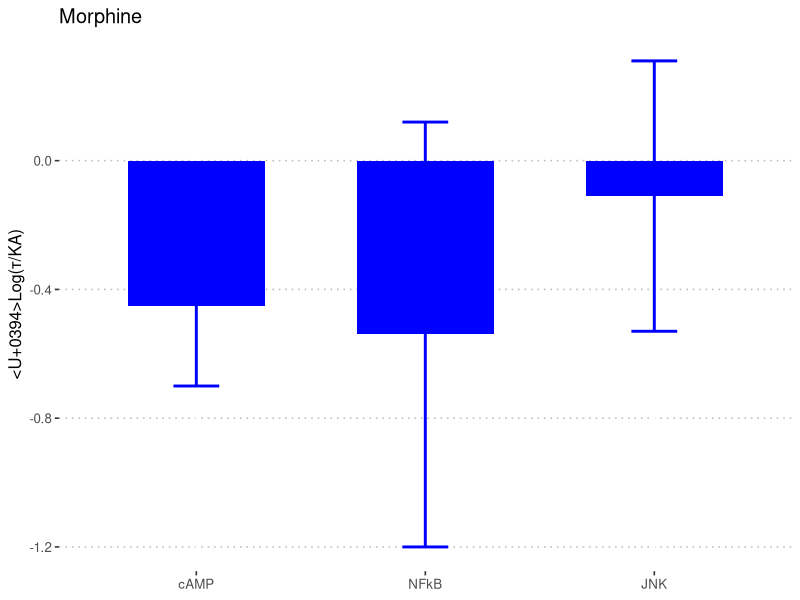
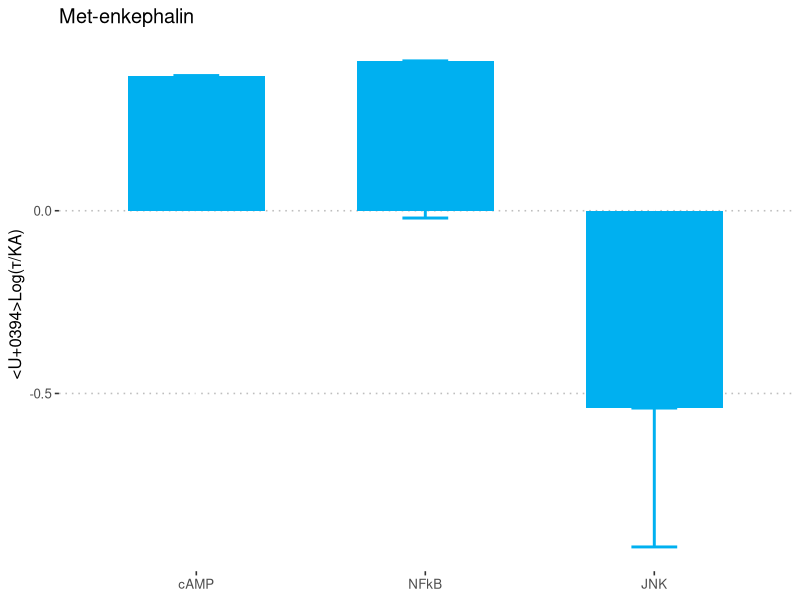
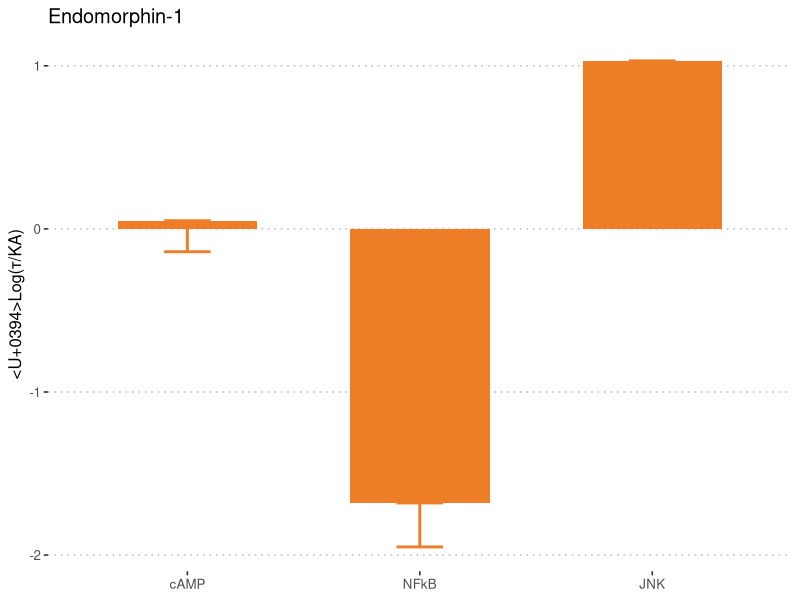
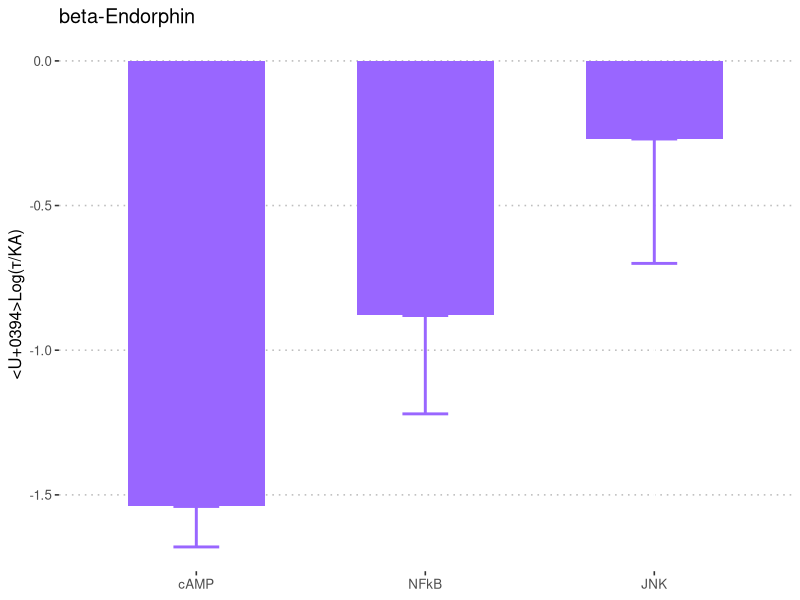
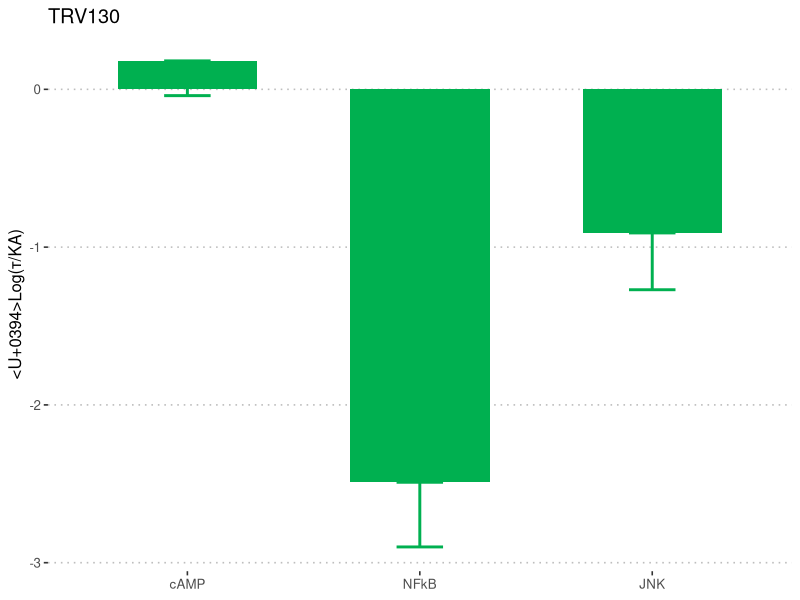
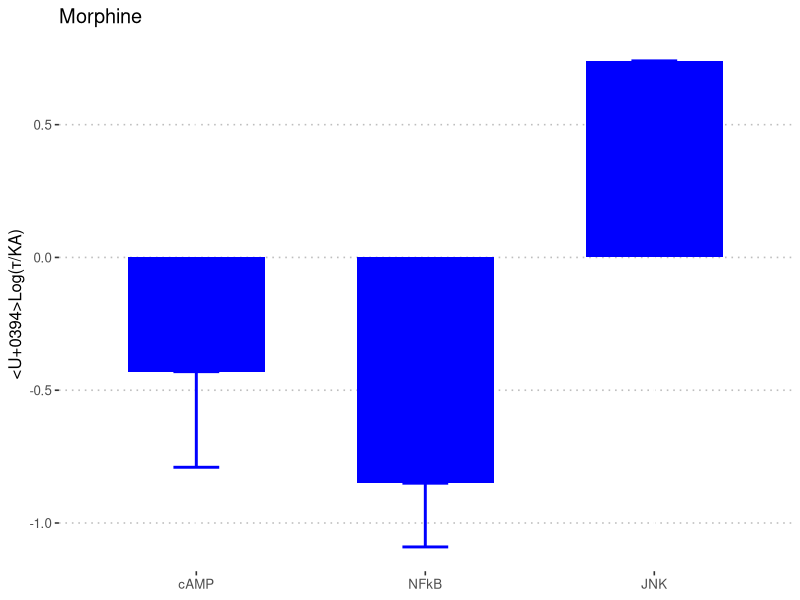
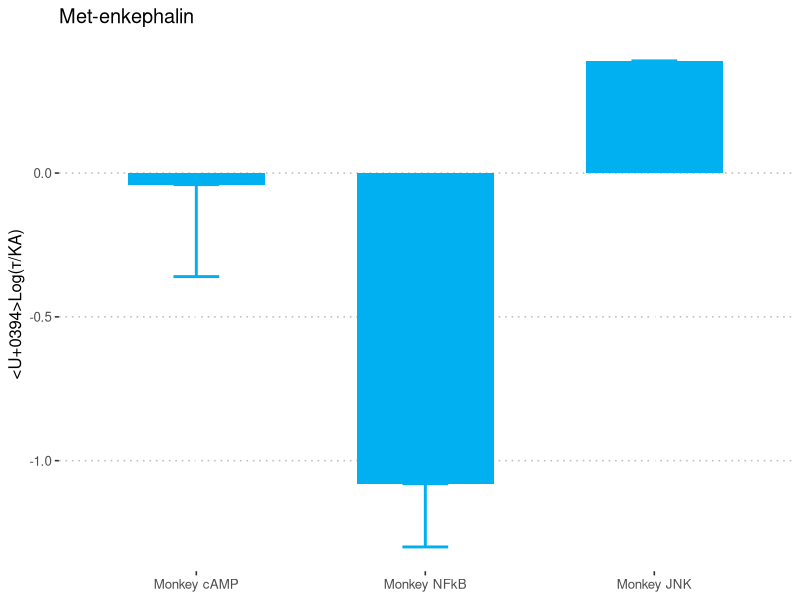
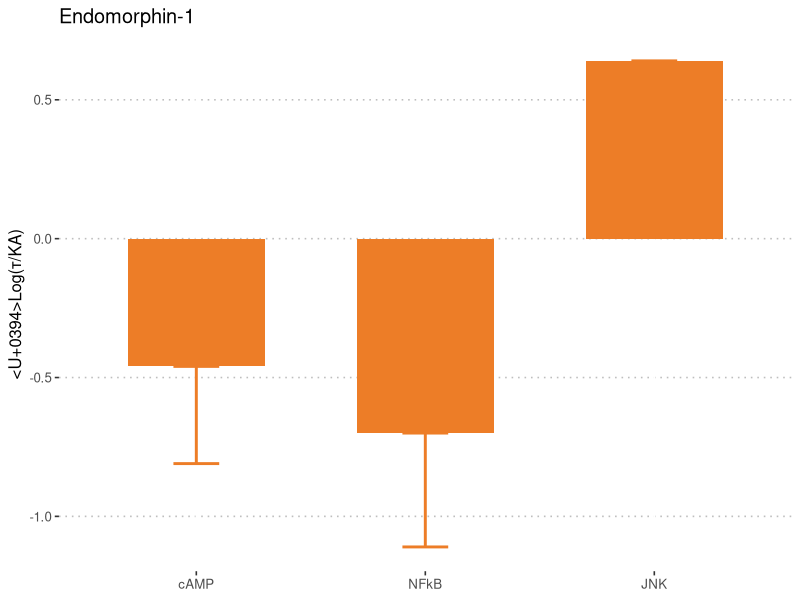

Recreate these plots in R, in order.
## ---- chunk 1
# Barplots of ΔlogKa
library(tidyverse)
library(ggpubr)

# Import deltalog data
df <- as.data.frame(read.csv(file = "data/deltalogka.csv", header = TRUE, sep = ","))

# columns
cols <- c("Morphine", "Met.enkephalin", "endomorphin.1", "b.endorphin", "TRV130")

# Filter data fram by only human data
humandf <- dplyr::filter(df, grepl("Human", X))
humandf$X <- factor(humandf$X, levels = c("Human cAMP", "Human NFkB", "Human JNK"))

# Filter data fram by only monkey data
mmdf <- dplyr::filter(df, grepl("Monkey", X))
mmdf$X <- factor(mmdf$X, levels = c("Monkey cAMP", "Monkey NFkB", "Monkey JNK"))

# Monkey Morphine Plot
ggplot(mmdf, aes(x = X, y = Morphine)) + geom_bar(position = position_dodge(.01), width = 0.6, stat = "identity", fill = "#0000ff") +
  geom_errorbar(aes(ymin = Morphine-Morphine.SEM, ymax = Morphine+Morphine.SEM), width = .2, color = "#0000ff", size = 1, position = position_dodge(.05)) +
  scale_x_discrete(labels = c(
    "Monkey cAMP" = "cAMP",
    "Monkey NFkB" = "NFkB",
    "Monkey JNK" = "JNK"
  )) +
  theme(
    panel.grid.major = element_blank(), panel.grid.minor = element_blank(),
    panel.background = element_blank()
  ) + ggtitle("Morphine") +
  xlab(NULL) + ylab("<U+0394>Log(τ/KA)") + theme_pubclean()


# Monkey Metenkephalin Plot
ggplot(mmdf, aes(x = mmdf$X, y = mmdf$Met.enkephalin)) + geom_bar(position = position_dodge(.01), width = 0.6, stat = "identity", fill = "#00b0f0") +
  geom_errorbar(aes(ymin = Met.enkephalin, ymax = Met.enkephalin-Met.enkephalin.SEM), width = .2, color = "#00b0f0", size = 1, position = position_dodge(.4)) +
  scale_x_discrete(labels = c(
    "Monkey cAMP" = "cAMP", "Monkey JNK" = "JNK",
    "Monkey NFkB" = "NFkB"
  )) +
  theme(
    panel.grid.major = element_blank(), panel.grid.minor = element_blank(),
    panel.background = element_blank()
  ) + ggtitle("Met-enkephalin") +
  xlab(NULL) + ylab("<U+0394>Log(τ/KA)") + theme_pubclean()


# Monkey endomorphin.1 Plot
ggplot(mmdf, aes(x = X, y = endomorphin.1)) + geom_bar(position = position_dodge(.01), width = 0.6, stat = "identity", fill = "#ed7d27") +
  geom_errorbar(aes(ymin = endomorphin.1, ymax = endomorphin.1-endomorphin.1.SEM), width = .2, color = "#ed7d27", size = 1, position = position_dodge(.05)) +
  scale_x_discrete(labels = c(
    "Monkey cAMP" = "cAMP",
    "Monkey NFkB" = "NFkB",
    "Monkey JNK" = "JNK"
  )) +
  theme(
    panel.grid.major = element_blank(), panel.grid.minor = element_blank(),
    panel.background = element_blank()
  ) + ggtitle("Endomorphin-1") +
  xlab(NULL) + ylab("<U+0394>Log(τ/KA)") + theme_pubclean()


# Monkey beta-Endorphin Plot
ggplot(mmdf, aes(x = mmdf$X, y = mmdf$b.endorphin)) + geom_bar(position = position_dodge(.01), width = 0.6, stat = "identity", fill = "#9966ff") +
  geom_errorbar(aes(ymin = b.endorphin, ymax = b.endorphin-b.endorphin.SEM), width = .2, color = "#9966ff", size = 1, position = position_dodge(.4)) +
  scale_x_discrete(labels = c(
    "Monkey cAMP" = "cAMP", "Monkey JNK" = "JNK",
    "Monkey NFkB" = "NFkB"
  )) +
  theme(
    panel.grid.major = element_blank(), panel.grid.minor = element_blank(),
    panel.background = element_blank()
  ) + ggtitle("beta-Endorphin") +
  xlab(NULL) + ylab("<U+0394>Log(τ/KA)") + theme_pubclean()


# Monkey TRV130 Plot
ggplot(mmdf, aes(x = X, y = TRV130)) + geom_bar(position = position_dodge(.01), width = 0.6, stat = "identity", fill = "#00b050") +
  geom_errorbar(aes(ymin = TRV130, ymax = TRV130-TRV130.SEM), width = .2, color = "#00b050", size = 1, position = position_dodge(.05)) +
  scale_x_discrete(labels = c(
    "Monkey cAMP" = "cAMP",
    "Monkey NFkB" = "NFkB",
    "Monkey JNK" = "JNK"
  )) +
  theme(
    panel.grid.major = element_blank(), panel.grid.minor = element_blank(),
    panel.background = element_blank()
  ) + ggtitle("TRV130") +
  xlab(NULL) + ylab("<U+0394>Log(τ/KA)") + theme_pubclean()


## ---- chunk 2

# Human Morphine Plot
ggplot(humandf, aes(x = X, y = Morphine)) + geom_bar(position = position_dodge(.01), width = 0.6, stat = "identity", fill = "#0000ff") +
  geom_errorbar(aes(ymin = Morphine, ymax = Morphine-Morphine.SEM), width = .2, color = "#0000ff", size = 1, position = position_dodge(.05)) +
  scale_x_discrete(labels = c(
    "Human cAMP" = "cAMP",
    "Human NFkB" = "NFkB",
    "Human JNK" = "JNK"
  )) +
  theme(
    panel.grid.major = element_blank(), panel.grid.minor = element_blank(),
    panel.background = element_blank()
  ) + ggtitle("Morphine") +
  xlab(NULL) + ylab("<U+0394>Log(τ/KA)") + theme_pubclean()


# Human Metenkephalin Plot
ggplot(humandf, aes(x = mmdf$X, y = humandf$Met.enkephalin)) + geom_bar(position = position_dodge(.01), width = 0.6, stat = "identity", fill = "#00b0f0") +
  geom_errorbar(aes(ymin = Met.enkephalin, ymax = Met.enkephalin-Met.enkephalin.SEM), width = .2, color = "#00b0f0", size = 1, position = position_dodge(.4)) +
  scale_x_discrete(labels = c(
    "Human cAMP" = "cAMP",
    "Human NFkB" = "NFkB",
    "Human JNK" = "JNK"
  )) +
  theme(
    panel.grid.major = element_blank(), panel.grid.minor = element_blank(),
    panel.background = element_blank()
  ) + ggtitle("Met-enkephalin") +
  xlab(NULL) + ylab("<U+0394>Log(τ/KA)") + theme_pubclean()

# Human Endomorphin-1 Plot
ggplot(humandf, aes(x = X, y = endomorphin.1)) + geom_bar(position = position_dodge(.01), width = 0.6, stat = "identity", fill = "#ed7d27") +
  geom_errorbar(aes(ymin = endomorphin.1, ymax = endomorphin.1-endomorphin.1.SEM), width = .2, color = "#ed7d27", size = 1, position = position_dodge(.05)) +
  scale_x_discrete(labels = c(
    "Human cAMP" = "cAMP",
    "Human NFkB" = "NFkB",
    "Human JNK" = "JNK"
  )) +
  theme(
    panel.grid.major = element_blank(), panel.grid.minor = element_blank(),
    panel.background = element_blank()
  ) + ggtitle("Endomorphin-1") +
  xlab(NULL) + ylab("<U+0394>Log(τ/KA)") + theme_pubclean()


# Human beta-Endorphin Plot
ggplot(humandf, aes(x = mmdf$X, y = humandf$b.endorphin)) + geom_bar(position = position_dodge(.01), width = 0.6, stat = "identity", fill = "#9966ff") +
  geom_errorbar(aes(ymin = b.endorphin, ymax = b.endorphin-b.endorphin.SEM), width = .2, color = "#9966ff", size = 1, position = position_dodge(.4)) +
  scale_x_discrete(labels = c(
    "Human cAMP" = "cAMP",
    "Human NFkB" = "NFkB",
    "Human JNK" = "JNK"
  )) +
  theme(
    panel.grid.major = element_blank(), panel.grid.minor = element_blank(),
    panel.background = element_blank()
  ) + ggtitle("beta-Endorphin") +
  xlab(NULL) + ylab("<U+0394>Log(τ/KA)") + theme_pubclean()


# Human TRV130 Plot
ggplot(humandf, aes(x = X, y = TRV130)) + geom_bar(position = position_dodge(.01), width = 0.6, stat = "identity", fill = "#00b050") +
  geom_errorbar(aes(ymin = TRV130, ymax = TRV130-TRV130.SEM), width = .2, color = "#00b050", size = 1, position = position_dodge(.05)) +
  scale_x_discrete(labels = c(
    "Human cAMP" = "cAMP",
    "Human NFkB" = "NFkB",
    "Human JNK" = "JNK"
  )) +
  theme(
    panel.grid.major = element_blank(), panel.grid.minor = element_blank(),
    panel.background = element_blank()
  ) + ggtitle("TRV130") +
  xlab(NULL) + ylab("<U+0394>Log(τ/KA)") + theme_pubclean()
